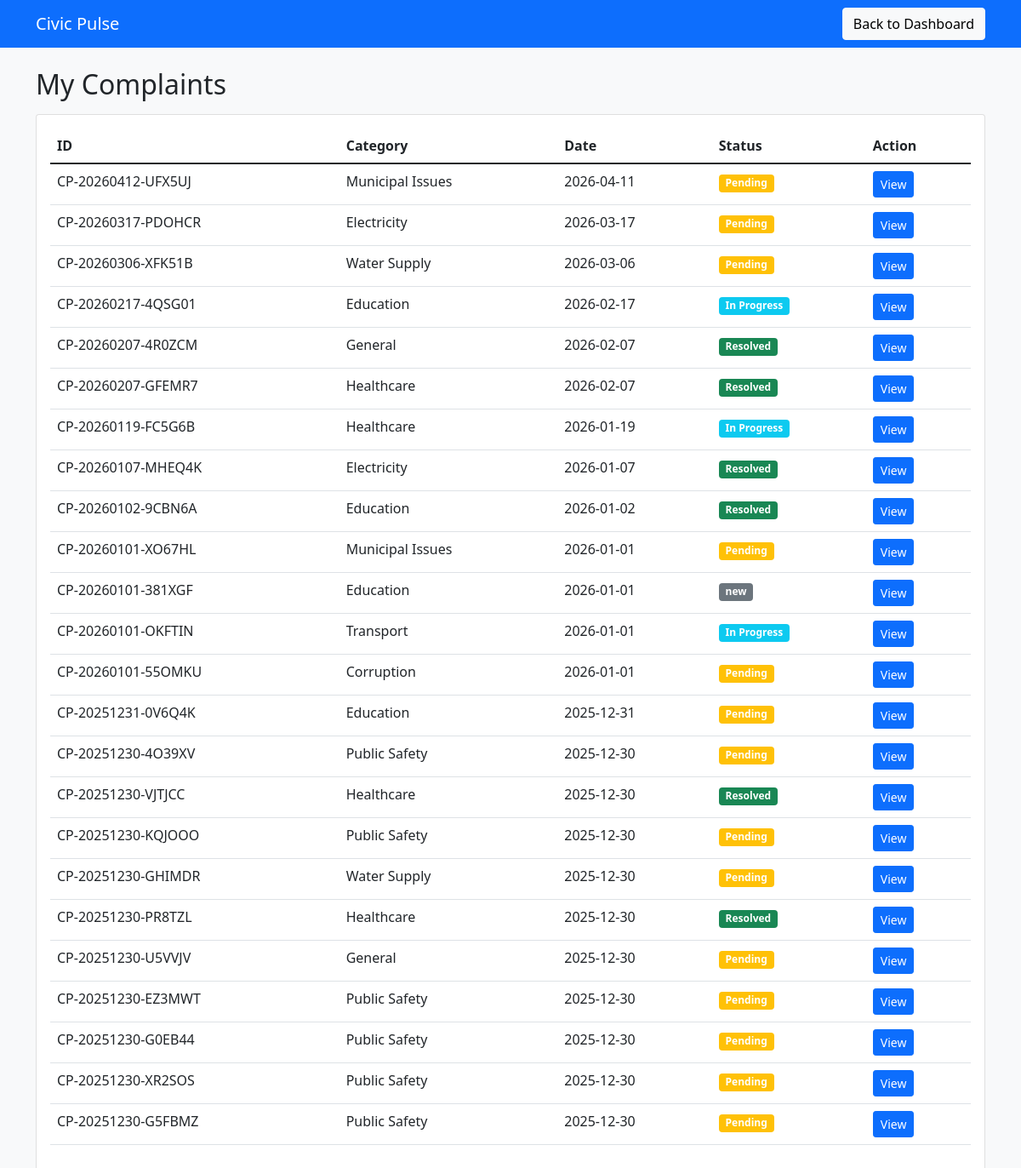
Page /my-complaints/ (signed in) on the committed database.
### complaints/models.py (models this page shows, shortened)
class Complaint(models.Model):
    PRIORITY_CHOICES = [
        ('High', 'High'),
        ('Medium', 'Medium'),
        ('Low', 'Low'),
    ]
    STATUS_CHOICES = [
        ('Submitted', 'Submitted'),
        ('In Progress', 'In Progress'),
        ('Resolved', 'Resolved'),
        ('Closed', 'Closed'),
    ]
    SENTIMENT_CHOICES = [
        ('Very Negative', 'Very Negative'),
        ('Negative', 'Negative'),
        ('Neutral', 'Neutral'),
        ('Positive', 'Positive'),
        ('Very Positive', 'Very Positive'),
    ]
    complaint_id = models.CharField(max_length=36, unique=True, editable=False, blank=True, null=True)
    uuid_id = models.UUIDField(default=uuid.uuid4, editable=False, blank=True, null=True)
    tracking_id = models.CharField(max_length=50, unique=True, editable=False, blank=True, null=True)
    readable_id = models.CharField(max_length=50, unique=True, blank=True, null=True)
    user = models.ForeignKey(User, on_delete=models.CASCADE, null=True, blank=True)
    name = models.CharField(max_length=100)
    email = models.EmailField()
    phone = models.CharField(max_length=15, blank=True, null=True)
    address = models.TextField(blank=True, null=True)
    category = models.CharField(max_length=100)
    department = models.ForeignKey(Department, on_delete=models.CASCADE, null=True, blank=True)
    sub_category = models.CharField(max_length=100, blank=True, null=True)
    details = models.TextField()
    city = models.CharField(max_length=100)
    pincode = models.CharField(max_length=10, blank=True, null=True)
    image = models.ImageField(upload_to='complaint_images/', blank=True, null=True)
    ai_category = models.CharField(max_length=100, blank=True, null=True)
    ai_priority = models.CharField(max_length=20, choices=PRIORITY_CHOICES, blank=True, null=True)
    ai_sentiment = models.CharField(max_length=20, choices=SENTIMENT_CHOICES, blank=True, null=True)
    ai_confidence = models.CharField(max_length=10, blank=True, null=True)
    status = models.CharField(max_length=20, choices=STATUS_CHOICES, default='Submitted')
    assigned_to = models.CharField(max_length=100, blank=True, null=True)
    resolution_details = models.TextField(blank=True, null=True)
    created_at = models.DateTimeField(auto_now_add=True)
    updated_at = models.DateTimeField(auto_now=True)
    class Meta:
        ordering = ['-created_at']
        verbose_name = 'Complaint'
        verbose_name_plural = 'Complaints'

### landing_page/views.py (the view, shortened to what this page needs)
# urls.py: path('my-complaints/', views.my_complaints, name='my_complaints'),
@login_required
def my_complaints(request):
    if not request.user.is_authenticated:
        return redirect('login')
    from complaints.models import Complaint
    from django.core.paginator import Paginator
    user = request.user
    user_email = user.email if user.email else f"{user.username}@example.com"
    user_complaints_by_user = Complaint.objects.filter(user=user)
    user_complaints_by_email = Complaint.objects.none()
    if user.email:
        user_complaints_by_email = Complaint.objects.filter(email__iexact=user.email)
    user_complaints = (user_complaints_by_user | user_complaints_by_email).distinct()
    user_complaints = user_complaints.order_by('-created_at')
    page_obj = user_complaints
    return render(request, 'landing_page/my_complaints.html', {
        'page_obj': page_obj,
        'total': user_complaints.count(),
    })

### templates/landing_page/my_complaints.html (shortened to what this page needs)
<!DOCTYPE html>
<html>
<head>
    <link href="https://cdn.jsdelivr.net/npm/bootstrap@5.1.3/dist/css/bootstrap.min.css" rel="stylesheet">
</head>
<body class="bg-light">
    <nav class="navbar navbar-dark bg-primary">
        <div class="container">
            <a class="navbar-brand" href="{% url 'dashboard' %}">Civic Pulse</a>
            <a href="{% url 'dashboard' %}" class="btn btn-light">Back to Dashboard</a>
        </div>
    </nav>
    <div class="container mt-4">
        <h2>My Complaints</h2>
        <div class="card mt-3">
            <div class="card-body">
                {% if page_obj %}
                <table class="table">
                    <thead>
                        <tr>
                            <th>ID</th>
                            <th>Category</th>
                            <th>Date</th>
                            <th>Status</th>
                            <th>Action</th>
                        </tr>
                    </thead>
                    <tbody>
                        {% for complaint in page_obj %}
                        <tr>
                            <td>{{ complaint.complaint_id }}</td>
                            <td>{{ complaint.category }}</td>
                            <td>{{ complaint.created_at|date:"Y-m-d" }}</td>
                            <td>
                                    {% with status=complaint.status|default:""|lower %}
                                        {% if status in 'submitted,submitted,' or status == 'submitted' or status == 'pending' %}
                                            <span class="badge bg-warning">Pending</span>
                                        {% elif status == 'in progress' or status == 'in_progress' or status == 'inprogress' %}
                                            <span class="badge bg-info">In Progress</span>
                                        {% elif status == 'resolved' or status == 'closed' %}
                                            <span class="badge bg-success">Resolved</span>
                                        {% else %}
                                            <span class="badge bg-secondary">{{ complaint.status }}</span>
                                        {% endif %}
                                    {% endwith %}
                            </td>
                            <td>
                                <a href="{% url 'complaint_detail' complaint.complaint_id %}" class="btn btn-sm btn-primary">View</a>
                            </td>
                        </tr>
                        {% endfor %}
                    </tbody>
                </table>
                {% else %}
                <p class="text-center">No complaints found.</p>
                {% endif %}
            </div>
        </div>
    </div>
</body>
</html>

### rows in the picture
Complaint: complaint_id "CP-20260412-UFX5UJ", category "Municipal Issues", created_at "2026-04-11", shows "Pending"
Complaint: complaint_id "CP-20260317-PDOHCR", category "Electricity", created_at "2026-03-17", shows "Pending"
Complaint: complaint_id "CP-20260306-XFK51B", category "Water Supply", created_at "2026-03-06", shows "Pending"
Complaint: complaint_id "CP-20260217-4QSG01", category "Education", created_at "2026-02-17", shows "In Progress"
Complaint: complaint_id "CP-20260207-4R0ZCM", category "General", created_at "2026-02-07", shows "Resolved"
Complaint: complaint_id "CP-20260207-GFEMR7", category "Healthcare", created_at "2026-02-07", shows "Resolved"
Complaint: complaint_id "CP-20260119-FC5G6B", category "Healthcare", created_at "2026-01-19", shows "In Progress"
Complaint: complaint_id "CP-20260107-MHEQ4K", category "Electricity", created_at "2026-01-07", shows "Resolved"
Complaint: complaint_id "CP-20260102-9CBN6A", category "Education", created_at "2026-01-02", shows "Resolved"
Complaint: complaint_id "CP-20260101-XO67HL", category "Municipal Issues", created_at "2026-01-01", shows "Pending"
Complaint: complaint_id "CP-20260101-381XGF", category "Education", created_at "2026-01-01", status "new"
Complaint: complaint_id "CP-20260101-OKFTIN", category "Transport", created_at "2026-01-01", shows "In Progress"
Complaint: complaint_id "CP-20260101-55OMKU", category "Corruption", created_at "2026-01-01", shows "Pending"
Complaint: complaint_id "CP-20251231-0V6Q4K", category "Education", created_at "2025-12-31", shows "Pending"
Complaint: complaint_id "CP-20251230-4O39XV", category "Public Safety", created_at "2025-12-30", shows "Pending"
Complaint: complaint_id "CP-20251230-VJTJCC", category "Healthcare", created_at "2025-12-30", shows "Resolved"
Complaint: complaint_id "CP-20251230-KQJOOO", category "Public Safety", created_at "2025-12-30", shows "Pending"
Complaint: complaint_id "CP-20251230-GHIMDR", category "Water Supply", created_at "2025-12-30", shows "Pending"
Complaint: complaint_id "CP-20251230-PR8TZL", category "Healthcare", created_at "2025-12-30", shows "Resolved"
Complaint: complaint_id "CP-20251230-U5VVJV", category "General", created_at "2025-12-30", shows "Pending"
Complaint: complaint_id "CP-20251230-EZ3MWT", category "Public Safety", created_at "2025-12-30", shows "Pending"
Complaint: complaint_id "CP-20251230-G0EB44", category "Public Safety", created_at "2025-12-30", shows "Pending"
Complaint: complaint_id "CP-20251230-XR2SOS", category "Public Safety", created_at "2025-12-30", shows "Pending"
Complaint: complaint_id "CP-20251230-G5FBMZ", category "Public Safety", created_at "2025-12-30", shows "Pending"
